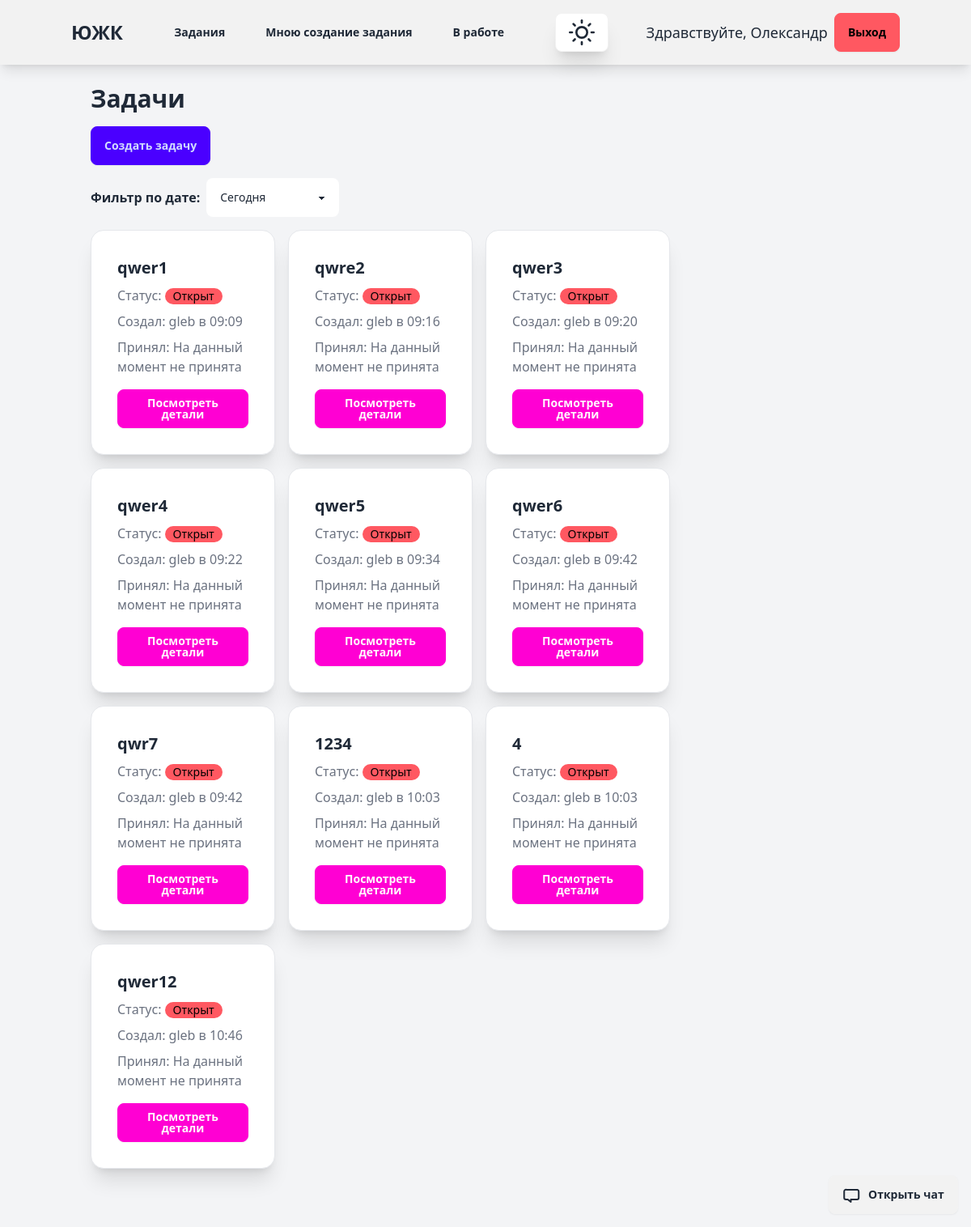
Page / (signed in) on the earlier database version.
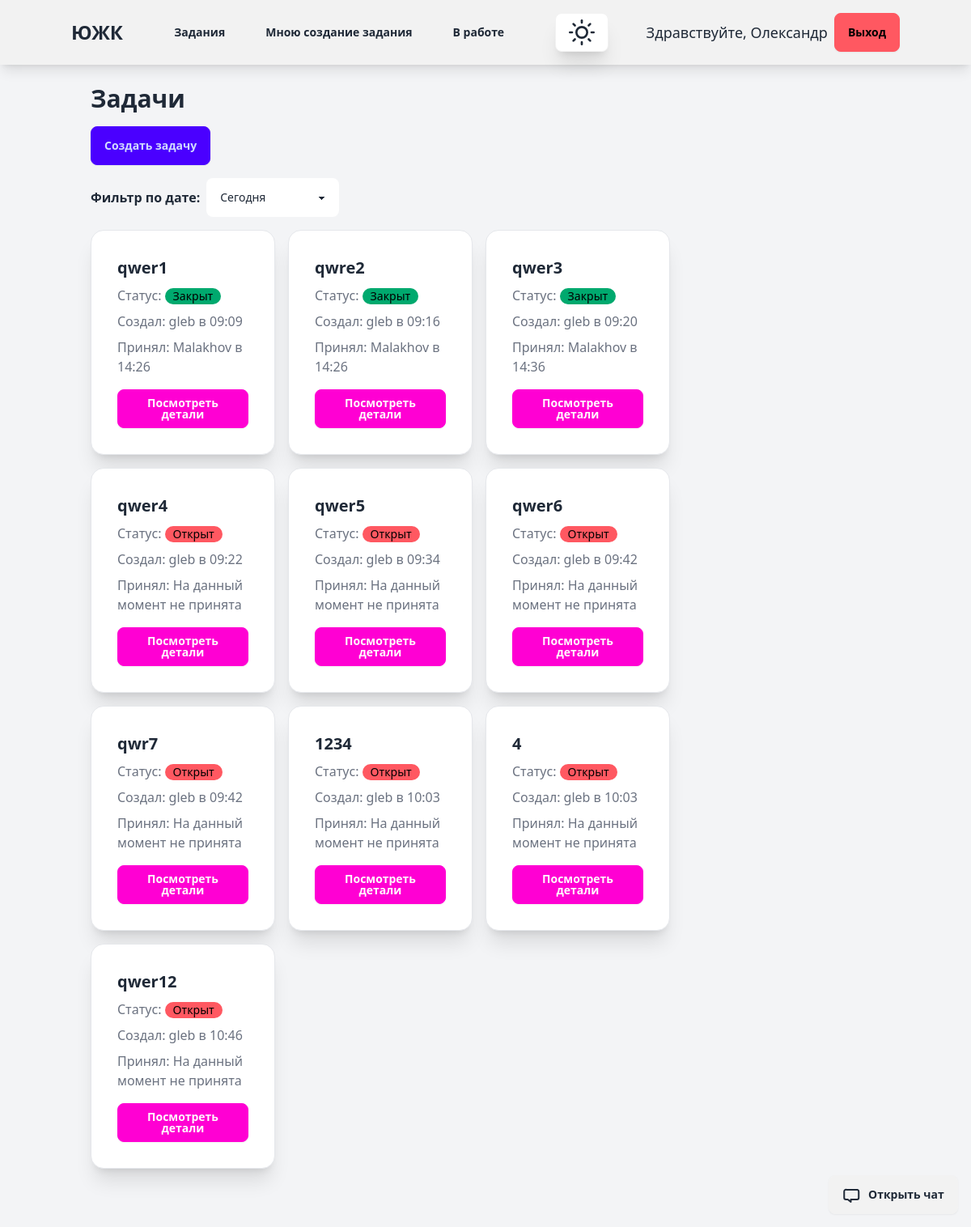
Same page on the later database version.
### tickets/models.py (models this page shows, shortened)
class Ticket(models.Model):
    STATUS_CHOICES = [
        ('open', 'Open'),
        ('in_progress', 'In Progress'),
        ('closed', 'Closed'),
    ]
    title = models.CharField(max_length=200)
    description = models.TextField()
    status = models.CharField(max_length=20, choices=STATUS_CHOICES, default='open')
    created_by = models.ForeignKey(CustomUser, on_delete=models.CASCADE, related_name='tickets_created')
    accepted_by = models.ForeignKey(CustomUser, on_delete=models.CASCADE, related_name='tickets_accepted', null=True,
                                    blank=True)
    department = models.ForeignKey(Department, on_delete=models.CASCADE, related_name='tickets', null=True, blank=True)
    position = models.ForeignKey(Position, on_delete=models.CASCADE, related_name='tickets', null=True, blank=True)
    attachment = models.FileField(upload_to='tickets/', null=True, blank=True)
    created_at = models.DateTimeField(auto_now_add=True)
    accepted_at = models.DateTimeField(null=True, blank=True)
    updated_at = models.DateTimeField(auto_now=True)

### account/models.py (models this page shows)
class CustomUser(AbstractUser):
    department = models.ForeignKey(Department, on_delete=models.SET_NULL, null=True, blank=True)
    position = models.ForeignKey(Position, on_delete=models.SET_NULL, null=True, blank=True, related_name="users")

### tickets/views.py (the view)
# urls.py: path('', views.ticket_list, name='ticket_list'),
@login_required
def ticket_list(request):
    user = request.user
    chat_id = None
    tickets = Ticket.objects.filter(
        department=user.department,
        position=user.position
    )
    time_filter = request.GET.get('time_filter', 'today')  # Default to 'today'
    if time_filter == 'today':
        tickets = tickets.filter(created_at__date=timezone.now().date())
    elif time_filter == 'week':
        start_of_week = timezone.now() - timedelta(days=timezone.now().weekday())
        tickets = tickets.filter(created_at__gte=start_of_week)
    elif time_filter == 'month':
        tickets = tickets.filter(created_at__year=timezone.now().year,
                                 created_at__month=timezone.now().month)
    chat = Chat.objects.filter(
        Q(ticket__accepted_by=user) | Q(ticket__created_by=user)
    ).first()
    chat_id = chat.ticket.id if chat else None
    return render(request, 'tickets/ticket_list.html', {
        'tickets': tickets,
        'chat_id': chat_id
    })

### templates/tickets/ticket_list.html (shortened to what this page needs)
{% extends "blog/base.html" %}
{% block content1 %}
<div class="container mx-auto p-6">
    <h2 class="text-3xl font-bold mb-4">Задачи</h2>
    <a href="{% url 'tickets:create_ticket' %}" class="btn btn-primary mb-4">Создать задачу</a>
    <form method="get" class="mb-4">
        <div class="flex gap-2 items-center">
            <label class="font-semibold">Фильтр по дате:</label>
            <select name="time_filter" class="select select-bordered" onchange="this.form.submit()">
                <option value="today" {% if request.GET.time_filter == "today" %}selected{% endif %}>Сегодня</option>
            </select>
        </div>
    </form>
    <div id="ticket-container" class="transition-all duration-300 w-full lg:w-3/4 pr-4">
        <div class="grid grid-cols-1 md:grid-cols-2 lg:grid-cols-3 gap-4">
            {% for ticket in tickets %}
            <div class="card bg-base-100 shadow-xl border border-gray-200" data-ticket-id="{{ ticket.id }}">
                <div class="card-body">
                    <h3 class="card-title text-xl font-semibold">{{ ticket.title }}</h3>
                    <p class="text-gray-500">Статус:
                        <span class="badge
                            {% if ticket.status == 'open' %}badge-error
                            {% elif ticket.status == 'in_progress' %}badge-warning
                            {% else %}badge-success
                            {% endif %}">
                            {% if ticket.status == 'open' %}Открыт
                            {% elif ticket.status == 'in_progress' %}В процессе
                            {% else %}Закрыт
                            {% endif %}
                        </span>
                    </p>
                    <p class="text-gray-500">Создал:
                        {{ ticket.created_by.username }} в {{ ticket.created_at|date:"H:i" }}
                    </p>
                    <p class="text-gray-500">Принял:
                        {% if ticket.accepted_by %}
                            {{ ticket.accepted_by.username }} в {{ ticket.accepted_at|date:"H:i" }}
                        {% else %}
                            {{ ticket.accepted_by.username|default:"На данный момент не принята" }}
                        {% endif %}
                    </p>
                    <a href="{% url 'tickets:ticket_detail' ticket.id %}" class="btn btn-secondary mt-2">Посмотреть детали</a>
                </div>
            </div>
            {% endfor %}
        </div>
    </div>
</div>
{% if chat_id %}
    <button id="open-chat-btn" class="btn btn-accent open-chat fixed bottom-4 right-4" class="btn btn-accent fixed bottom-4 right-4" data-ticket-id="{{ chat_id }}">
        <span>Открыть чат</span>
    </button>
{% endif %}
{% endblock %}

Differences in the rows shown:
changed Ticket "qwer1": accepted_at (not shown) → "14:26"; accepted_by.username "На данный момент не принята" → "Malakhov"; status "Открыт" → "Закрыт"
changed Ticket "qwre2": accepted_at (not shown) → "14:26"; accepted_by.username "На данный момент не принята" → "Malakhov"; status "Открыт" → "Закрыт"
changed Ticket "qwer3": accepted_at (not shown) → "14:36"; accepted_by.username "На данный момент не принята" → "Malakhov"; status "Открыт" → "Закрыт"
